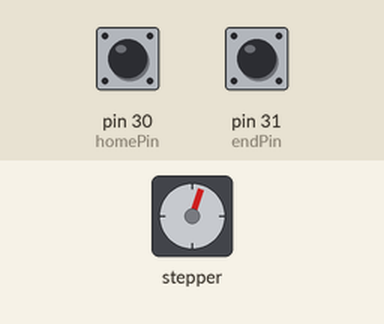
This sketch was run on a simulated Arduino Mega 2560, built with avr-gcc and run on an emulated ATmega2560. Shown: stepper motor. Inputs (shaded band) come from the test bench; at power-on: pin 31 (endPin) HIGH, pin 30 (homePin) HIGH. Stepper angles assume 2048 steps per turn. At 14.9 s the program stops and its outputs stay as they are.

Above: at 1.2 s.
1.3 s: pin 31 (endPin) pulled LOW for 0.15 s
At 2.86 s:
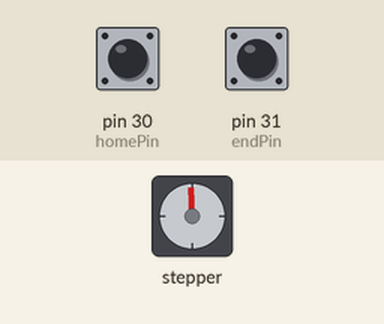
10.3 s: pin 30 (homePin) pulled LOW for 0.15 s
At 16.0 s:
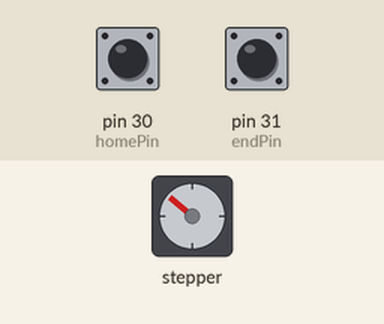
Timing chart, 0 to 16.4 s (numbered marks = the images above; inputs shaded):
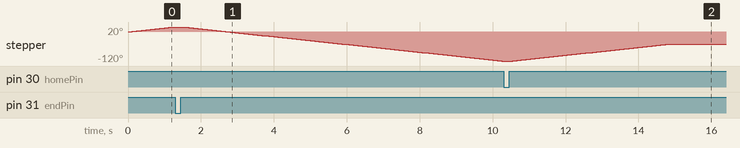

The sketch:

scissor_homing.ino
```cpp
#include <Stepper.h>

const int stepsPerRev = 2048;
Stepper stepper(stepsPerRev, 22, 24, 23, 25);

// Buttons
const int homePin = 30;   // START of screw
const int endPin  = 31;   // END of screw

enum State {
  MOVE_TO_END,
  COUNT_TO_HOME,
  MOVE_TO_MIDDLE,
  DONE
};

State state = MOVE_TO_END;

long maxSteps = 0;
long stepCounter = 0;
long targetSteps = 0;

void setup() {
  pinMode(homePin, INPUT_PULLUP);
  pinMode(endPin, INPUT_PULLUP);

  stepper.setSpeed(5);   // slow & safe
}

void loop() {

  switch (state) {

    // Go to END (no counting yet)
    case MOVE_TO_END:
      if (digitalRead(endPin) == LOW) {
        stepCounter = 0;
        state = COUNT_TO_HOME;
        delay(200);  // debounce
      } else {
        stepper.step(1);   // forward
        delay(5);
      }
      break;

    //  Move back to START and count steps
    case COUNT_TO_HOME:
      if (digitalRead(homePin) == LOW) {
        maxSteps = stepCounter;
        targetSteps = maxSteps / 2;
        state = MOVE_TO_MIDDLE;
        delay(200);  // debounce
      } else {
        stepper.step(-1);  // backward
        stepCounter++;
        delay(5);
      }
      break;

    //  Move forward to halfway point
    case MOVE_TO_MIDDLE:
      if (targetSteps <= 0) {
        state = DONE;
      } else {
        stepper.step(1);   // forward
        targetSteps--;
        delay(5);
      }
      break;

    //  Finished
    case DONE:
      // Platform is now at 50% travel
      while (true);
  }
}
```
